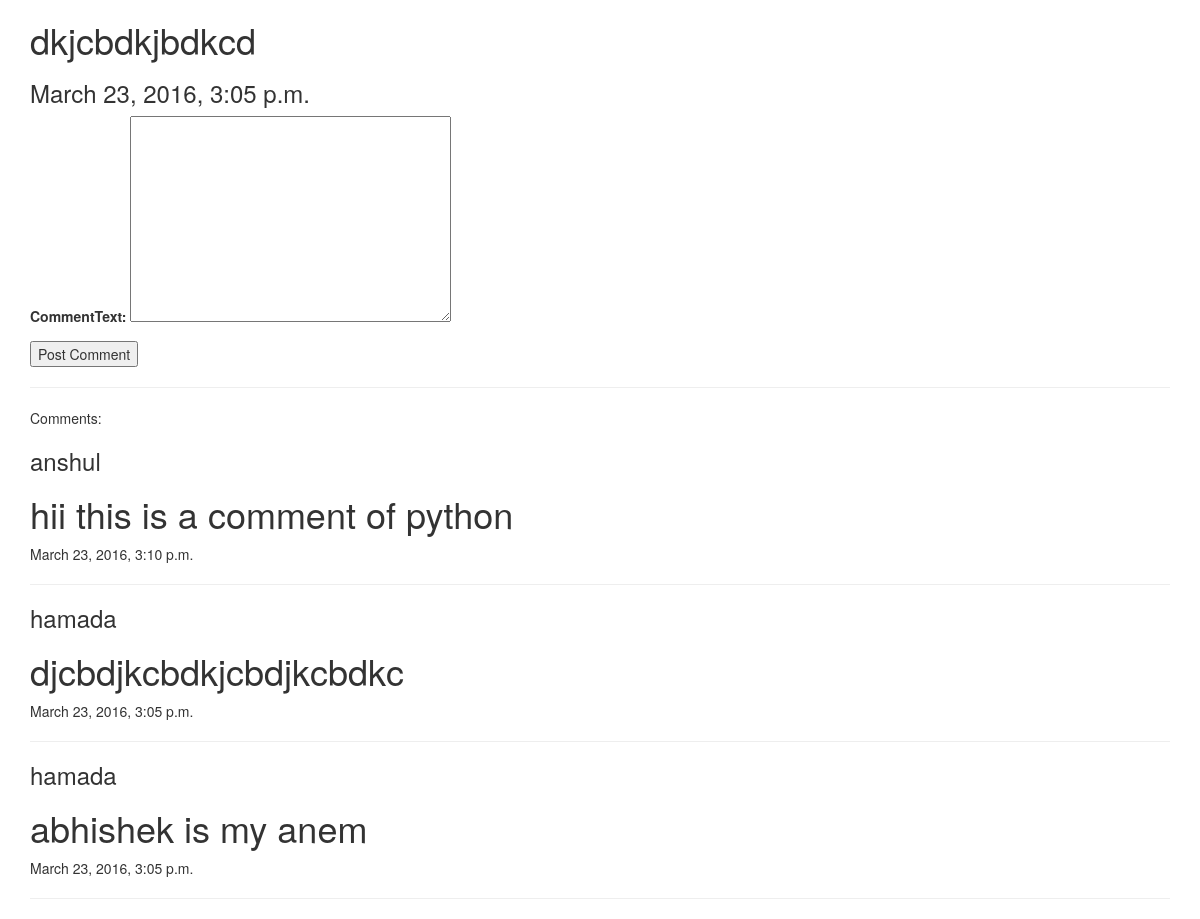
The app's page /topicDetails/52/ (signed in) with its own data.
### app/models.py (models this page shows)
class DiscussionTopic(models.Model):
    user = models.ForeignKey('UserInfo')     #user of the post just linking both the tables together
    topicText = models.CharField(max_length = 1000)
    timeStamp = models.DateTimeField()

class CommentOfTopic(models.Model):
    user = models.ForeignKey('UserInfo')
    topic = models.ForeignKey('DiscussionTopic',related_name='comments')
    commentText = models.TextField(max_length = 500)
    timeStamp = models.DateTimeField()

class UserInfo(models.Model):
    fname = models.CharField(max_length = 200)
    lname = models.CharField(max_length = 200)
    username = models.CharField(max_length = 200,unique = True)
    password = models.CharField(max_length = 200)

### app/views.py (the view)
    def wrapper(request,*args,**kwargs):
        if 'uid' not in request.session.keys():
            return redirect('login')
        return func(request,*args,**kwargs)

### app/forms.py
class PostComment(forms.ModelForm):
    class Meta:
        model = CommentOfTopic
        fields = ('commentText',)

### app/views.py (called while the page is built)
def login_required(func):
    def wrapper(request,*args,**kwargs):
        if 'uid' not in request.session.keys():
            return redirect('login')
        return func(request,*args,**kwargs)
    return wrapper

@login_required
def topicDetails(request,id):
    topic = DiscussionTopic.objects.get(id = id)
    form = PostComment()
    comments = CommentOfTopic.objects.all().order_by('-timeStamp')
    return render(request,'topicDetails.html',{'form':form,'topic':topic,'comments':comments})

### app/templates/topicDetails.html
{% extends 'base.html' %}
{% block content %}
<h1>{{ topic.topicText }}</h1><h3>{{ topic.timeStamp }}</h3>
<form method = 'POST' action = "/postComment/{{topic.id}}/comment">{% csrf_token %}
    {{ form.as_p }}
    <input type='submit' name='sub' value='Post Comment'/>
</form>
<hr/>
Comments:
<br/>
{% for comment in comments %}
  {% if comment.topic.id == topic.id %}
    <h3>{{ comment.user.username }}</h3>
    <h1>{{ comment.commentText }}</h1>
    {{ comment.timeStamp }}
    <hr/>
  {% endif %}
{% endfor %}
{% endblock %}

### records on screen
DiscussionTopic: topicText "dkjcbdkjbdkcd", timeStamp "March 23, 2016, 3:05 p.m."
CommentOfTopic: user.username "anshul", commentText "hii this is a comment of python", timeStamp "March 23, 2016, 3:10 p.m."
CommentOfTopic: user.username "hamada", commentText "djcbdjkcbdkjcbdjkcbdkc", timeStamp "March 23, 2016, 3:05 p.m."
CommentOfTopic: user.username "hamada", commentText "abhishek is my anem", timeStamp "March 23, 2016, 3:05 p.m."
